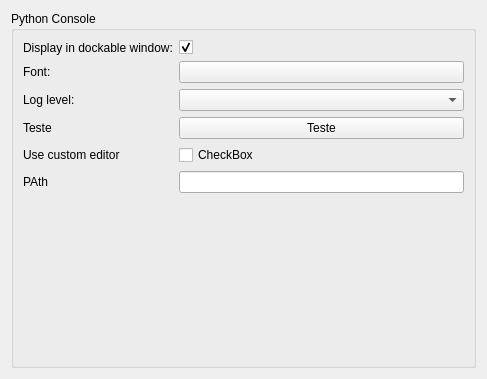
<?xml version="1.0" encoding="UTF-8"?>
<ui version="4.0">
 <class>qSlicerSettingsPythonPanel</class>
 <widget class="ctkSettingsPanel" name="qSlicerSettingsPythonPanel">
  <property name="geometry">
   <rect>
    <x>0</x>
    <y>0</y>
    <width>487</width>
    <height>379</height>
   </rect>
  </property>
  <property name="windowTitle">
   <string>Python</string>
  </property>
  <layout class="QVBoxLayout" name="verticalLayout">
   <item>
    <widget class="QGroupBox" name="ShellDisplayGroupBox">
     <property name="title">
      <string>Python Console</string>
     </property>
     <property name="flat">
      <bool>true</bool>
     </property>
     <layout class="QFormLayout" name="formLayout">
      <property name="fieldGrowthPolicy">
       <enum>QFormLayout::AllNonFixedFieldsGrow</enum>
      </property>
      <item row="0" column="0">
       <widget class="QLabel" name="DockableWindowLabel">
        <property name="text">
         <string>Display in dockable window:</string>
        </property>
       </widget>
      </item>
      <item row="0" column="1">
       <widget class="ctkCheckBox" name="DockableWindowCheckBox">
        <property name="toolTip">
         <string>Display Python console in a window that can be placed inside the main window. If disabled then the Python Console is displayed as an independent window.</string>
        </property>
        <property name="checked">
         <bool>true</bool>
        </property>
       </widget>
      </item>
      <item row="1" column="0">
       <widget class="QLabel" name="PromptFontLabel">
        <property name="text">
         <string>Font:</string>
        </property>
       </widget>
      </item>
      <item row="1" column="1">
       <widget class="ctkFontButton" name="ConsoleFontButton">
        <property name="text">
         <string/>
        </property>
       </widget>
      </item>
      <item row="2" column="0">
       <widget class="QLabel" name="LogLevelLabel">
        <property name="text">
         <string>Log level:</string>
        </property>
       </widget>
      </item>
      <item row="2" column="1">
       <widget class="QComboBox" name="ConsoleLogLevelComboBox">
        <property name="toolTip">
         <string>Log messages at this level and above are displayed in the Python console.</string>
        </property>
       </widget>
      </item>
      <item row="3" column="0">
       <widget class="QLabel" name="labelTeste">
        <property name="text">
         <string>Teste</string>
        </property>
       </widget>
      </item>
      <item row="3" column="1">
       <widget class="QPushButton" name="pushButtonTeste">
        <property name="text">
         <string>Teste</string>
        </property>
        <property name="checkable">
         <bool>true</bool>
        </property>
       </widget>
      </item>
      <item row="4" column="0">
       <widget class="QLabel" name="label">
        <property name="text">
         <string>Use custom editor</string>
        </property>
       </widget>
      </item>
      <item row="4" column="1">
       <widget class="QCheckBox" name="CustomEditorCheckbox">
        <property name="text">
         <string>CheckBox</string>
        </property>
       </widget>
      </item>
      <item row="5" column="0">
       <widget class="QLabel" name="label_2">
        <property name="text">
         <string>PAth</string>
        </property>
       </widget>
      </item>
      <item row="5" column="1">
       <widget class="QLineEdit" name="PathLineEdit">
        <property name="text">
         <string/>
        </property>
       </widget>
      </item>
     </layout>
    </widget>
   </item>
  </layout>
 </widget>
 <customwidgets>
  <customwidget>
   <class>ctkCheckBox</class>
   <extends>QCheckBox</extends>
   <header>ctkCheckBox.h</header>
  </customwidget>
  <customwidget>
   <class>ctkFontButton</class>
   <extends>QPushButton</extends>
   <header>ctkFontButton.h</header>
  </customwidget>
  <customwidget>
   <class>ctkSettingsPanel</class>
   <extends>QWidget</extends>
   <header>ctkSettingsPanel.h</header>
   <container>1</container>
  </customwidget>
 </customwidgets>
 <resources/>
 <connections/>
</ui>
